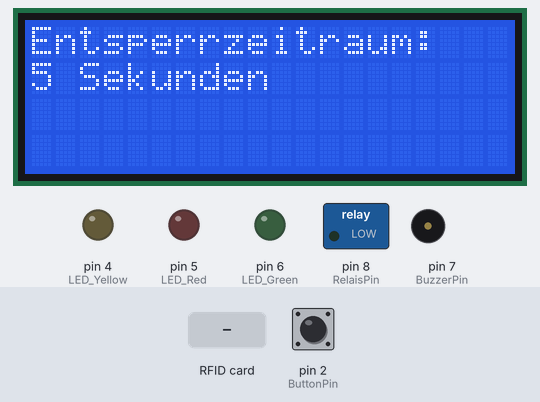
A sketch run on a simulated Arduino Uno, built with avr-gcc and run on an emulated ATmega328P. On the bench: 20×4 character LCD, switched loads named in the sketch (green lamp = pin HIGH), output pins drawn as LEDs (lit = HIGH), buzzer (waves = sounding). The test bench sets the inputs (shaded band); at power-on: pin 2 (ButtonPin) LOW. Pins used as bus, display or sensor lines are not drawn; what the sketch prints to the serial monitor is not drawn.

Above: at 1.2 s.
At 4.4 s:
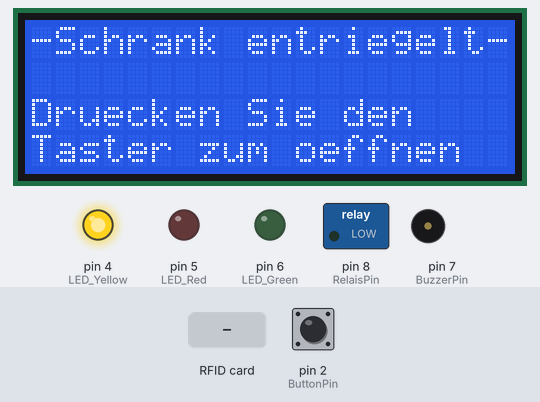
4.5 s: pin 2 (ButtonPin) pulled HIGH for 0.15 s
At 4.66 s:
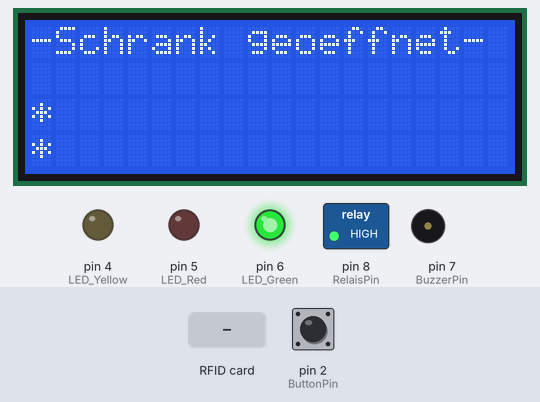
5.2 s: RFID card 5E 7A 19 C4 held to the reader
At 11.7 s:
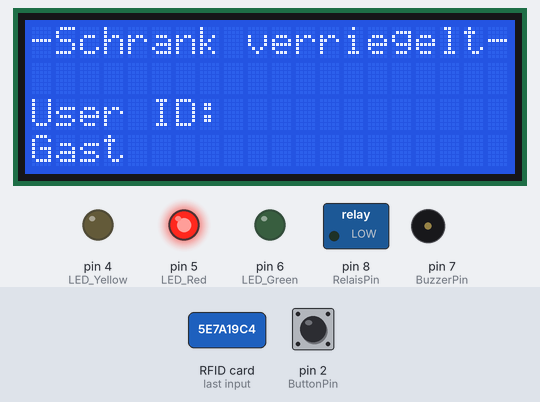
Timing chart, 0 to 13.2 s (numbered marks = the images above; inputs shaded):
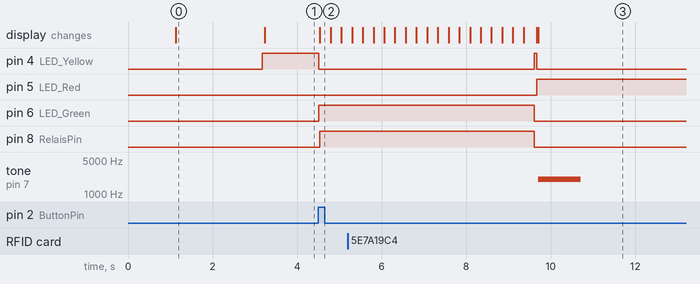

The sketch:

RFIDSHEESH_read_I2C_Relais_Button_V2.3.ino
```cpp
#include <SPI.h>
#include <MFRC522.h>
#include <Wire.h>
#include <LiquidCrystal_I2C.h>


LiquidCrystal_I2C lcd(0x3F, 20, 4); //Legt die Adresse für ein LCD mit 20 Zeichen und 4 Zeilen auf 0x3F//0x27 fest

int ButtonPin     = 2;

int LED_Yellow    = 4;
int LED_Red       = 5;
int LED_Green     = 6;

int BuzzerPin     = 7;
int RelaisPin     = 8;

#define     RST_PIN 9
#define     SS_PIN 10

MFRC522 mfrc522(SS_PIN, RST_PIN);

long CardID       = 0;
long CardActual   = 0;
long code         = 0;

long long TimeA;

bool LockState    = 0;
bool AdminState   = 0;

String lastState = "";
String text      = "";

int minTime    = 1500; //Minimale Wartezeit zwischen ver- und entriegeln des Schranks in Millisekunden
int unlocktime = 5000; //Zeit die das Relais nach dem Öffnen anzieht in Millisekunden
int Number_Admins  =4; //Anzahl der registrierten Admins
int Number_Users   =6; //Anzahl der namentlich bekannten User


long Adminlist[]    = {331260, 2312360, 2234520, 188619590};
String KnownUsers[] = {"2461320.Mandorf", "2234520.Stoll", "188619590.Admincard" ,"331260.Hugger" ,"572260.Kessler" , "1040850.van der Will"};

//Identity KnownUsers_rev2[] = { Identity("2461320", "Mandorf"), Identity("2234520", "Stoll") };

//String KnownUsers[] = {"2461320.Mandorf.Admin", "2234520.Stoll.Admin", "572260.Kessler", "331260.Hugger.Admin"};

char Trennzeichen   = '.';


void setup()
{
  //Hier wird die Startbotschaft für eine Sekunde auf dem Display angezeigt
  lcd.init();
  lcd.backlight();
  lcd.setCursor(0, 0);
  lcd.print("Herzlich Willkommen!");
  lcd.setCursor(5, 2);
  lcd.print("SILOCK 2.3");            //Produktnamen und aktuellen Version
  delay(1000);

  //Nun werden einige Infos zum aktuellen Programmablauf eingeblendet:
  lcd.clear();
  lcd.setCursor(0, 0);
  lcd.print("Entsperrzeitraum: ");
  lcd.setCursor(0, 1);
  lcd.print(unlocktime / 1000);

  /*
   * In der folgenden If-Abfrage wird erkannt, ob die Sperrzeit ein oder zweistellig ist.
   * Abhängig davon wird die "Sekunde" Displayausgabe um eine Stelle auf dem Display verschoben
   */
  if ((unlocktime / 1000) < 10)
    lcd.setCursor(1, 1);
  else
    lcd.setCursor(2, 1);

  lcd.print(" Sekunden");

  delay(2000);

  //Die Kommunikation mit dem RIFD Sensor wird aufgebaut
  Serial.begin(9600); //Die Baudrate von 9600 Einheiten pro Sekunde wird eingestellt
  SPI.begin();
  mfrc522.PCD_Init(); //Der RIFD Sensor wird initialisiert

  //Die Ausgangspins werden deklariert
  pinMode (LED_Red,     OUTPUT);          // Der LEDPin ist jetzt ein Ausgang
  pinMode (LED_Green,   OUTPUT);          // Der LEDPin ist jetzt ein Ausgang
  pinMode (LED_Yellow,  OUTPUT);          // Der LEDPin ist jetzt ein Ausgang
  pinMode (BuzzerPin,   OUTPUT);          // Der BuzzerPin ist jetzt ein Ausgang
  pinMode (RelaisPin,   OUTPUT);          // Der RelaisPin ist jetzt ein Ausgang

  //Der Pin an dem der Button angeschlossen wird wird als Eingang definiert
  pinMode (ButtonPin,  INPUT);

  //Nach dem Neustart wird der Schrank entsperrt
  VisualFeedback("entsperrt");
  LockState = true;
}

void loop()
{
  AdminState = AdminlistCheck();

  if (!mfrc522.PICC_IsNewCardPresent()) { //Überprüft, ob eine Karte vor auf dem Scanner liegt
    lastState = "noCard";

    if (LockState && digitalRead(ButtonPin))
    {
      Serial.println("Tür kann geöffnet werden");
      unlock();
    }
    else if (!LockState && digitalRead(ButtonPin) && AdminState)
    {

      Serial.println("Admin-Unlock erfolgreich");

      lcd.clear();
      lcd.setCursor(0, 2);
      lcd.print("Adminrecht eingesetzt");

      delay(1000);
      unlock();

      AdminState=!AdminState;
      CardID = 0;
      LockState = true;

      //Zum debuggen:
      Serial.println("Die Tür wurde per Admin-Recht entsperrt!");
    }
    return;
  }

  if (!mfrc522.PICC_ReadCardSerial()) {   //Überprüft, ob eine lesbare Karte vor auf dem scanner liegt
    Serial.println("Karte lesbar");
    return;
  }

  if (!CardID)
  {
    CardID = scan();
    lastState = "CardSaved";
    TimeA = millis();
    LockState = false;

    //Schalten der Anzeigeelemente
    VisualFeedback("versperrt");
    Serial.println("Tür gesperrt!");
    //CardID=0;
  }
  else
  {
    CardActual = scan();
    long long passed = millis() - TimeA;

    if (CardActual == CardID && lastState == "noCard" && minTime <= passed )
    {
      CardID = 0;
      LockState = true;

      audioFeedback(true);
      VisualFeedback("entsperrt");

      delay(1000);

      //Zum debuggen:
      Serial.println("Tür entsperrt");
    }

    else if (CardActual != CardID)
    {
      audioFeedback(false);
    }
  }
} //Main Loop beendet

/*  In dieser Methode wird überprüft, ob es sich bei der Vorgehaltenen karte um einen Admin handelt.
    Wenn dies der Fall ist kann der Nutzer die auch dann öffnen wenn sie durch einen anderen Nutzer
    gesperrt wurde.
*/
bool AdminlistCheck()
{
  long scanValue = scan();              //Die ID der aktuell vorgehaltenen Karte wird in eine Variable gespeichert

  bool value = 0;                       //Der Rückgabewert ist von Beginn an asl false
  for (int i = 0; i < Number_Admins ; i++)
  {
    if (Adminlist[i] == scanValue)
      value = 1;
  }
  //Zum debuggen
  //Serial.println("AdminlistCheck erreicht");

  return value;
}

/*  Dieser Methode wird überprüft, ob mit der CardID ein Name verknüpft ist.
    Falls dies der Fall ist wird dieser Name im gesperrten Zustand auf dem Display angezeigt,
    wenn nicht wird der aktuelle Nutzer als "Gast" angezeigt
*/
String Namecheck(long CardID)
{
  String Name;

  for (int i = 0; i < Number_Users ; i++)
  {
    text = KnownUsers[i];
    int a = text.indexOf(".", 0);

    String PredefinedName   = text.substring(a +1);
    String PredefinedCardID = text.substring(0, a);

    if (PredefinedCardID == String(CardID)) {
      Name = PredefinedName;

      //Debugging:
      Serial.println("Name:"+Name);
      Serial.println("CardID"+PredefinedCardID);
      break;
    }
    else {
      Name = "Gast";
      //Serial.println("Guest recognised");
    }
  }

  Serial.println(Name);
  return Name;
}

//Diese Methode übernimmt den Teil des eigentlichen öffnens.
void unlock()
{
  VisualFeedback("geöffnet");     //Die LCD-Anzeige und die LEDs werden besteuert

  digitalWrite(RelaisPin, HIGH);  //Das Relais wird geschaltet

  //Zeitanimation für Relais
  int Schrittweite = unlocktime / 20;
  int k = 0;

  while (k < 20)
  {
    lcd.setCursor(k, 2);
    lcd.print("*");
    lcd.setCursor(k, 3);
    lcd.print("*");
    delay(Schrittweite);
    k++;
  }

  digitalWrite(RelaisPin, LOW);

  VisualFeedback("entsperrt");    //Die LCD-Anzeige und die LEDs werden besteuert
}

/*  In der folgenden Methode wird die Zahl, welcher auf der Karte hinterlegt ist,
    ausgelesen und für die weitere Nutzung durch das Programm weitergegeben
*/
long scan()
{
  long Kartennummer = 0;
  for (byte i = 0; i < mfrc522.uid.size; i++) {
    Kartennummer = ((Kartennummer + mfrc522.uid.uidByte[i]) * 10);
  }
  Serial.print(Kartennummer);
  Serial.println(".");

  return Kartennummer;
}

void VisualFeedback(String Operation)
{
  if      (Operation == "versperrt")
  {
    //LED Ausgabe
    digitalWrite(LED_Red, HIGH);
    digitalWrite(LED_Yellow, LOW);
    digitalWrite(LED_Green, LOW);

    //LCD Ausgabe
    lcd.clear();
    lcd.setCursor(0, 0);
    lcd.print("");

    lcd.setCursor(0, 0);
    lcd.print("-Schrank verriegelt-");

    lcd.setCursor(0, 2);
    lcd.print("User ID: ");

    lcd.setCursor(0, 3);
    lcd.print(Namecheck(CardID));

    //Buzzer
    tone(BuzzerPin, 2000, 1000);
  }
  else if (Operation == "entsperrt")
  {
    //LED Ausgabe
    digitalWrite(LED_Yellow, HIGH);
    digitalWrite(LED_Red, LOW);
    digitalWrite(LED_Green, LOW);

    //LCD Ausgabe
    lcd.clear();
    lcd.setCursor(0, 0);
    lcd.print("-Schrank entriegelt-");

    lcd.setCursor(0, 2);
    lcd.print("Druecken Sie den");

    lcd.setCursor(0, 3);
    lcd.print("Taster zum oeffnen");

    //Buzzer
    //audioFeedback(true);
  }
  else if (Operation == "geöffnet" )
  {
    //LED Ausgabe
    digitalWrite(LED_Green, HIGH);
    digitalWrite(LED_Yellow, LOW);
    digitalWrite(LED_Red, LOW);

    //LCD Ausgabe
    lcd.clear();
    lcd.setCursor(0, 0);
    lcd.print("-Schrank geoeffnet-");
  }
}

void audioFeedback(bool status)
{
  if (status) //Wenn die richtige Karte aufgelegt ist
  {
    tone(BuzzerPin, 2000, 100);
    delay (200);
    tone(BuzzerPin, 2000, 100);
    delay (1000);

    Serial.println("Richtige Karte");
  }

  else //Wenn die falsche Karte aufgelegt ist
  {
    tone(BuzzerPin, 3000, 100);
    delay(150);
    tone(BuzzerPin, 3000, 100);
    delay(150);
    tone(BuzzerPin, 3000, 100);
    delay(500);

    Serial.println("Falsche Karte");
  }
}
```

Measured:
- after the input at 4.5 s, pin 4 (LED_Yellow): HIGH → LOW at once; pin 6 (LED_Green), pin 8 (RelaisPin): LOW → HIGH at once; the display: changes at once (image 2)
- after the input at 5.2 s, pin 5 (LED_Red): LOW → HIGH after 4.5 s; tone on pin 7 (BuzzerPin): silent → 2000 Hz after 4.5 s, → silent 1.0 s later; the display: first differs from a run without the input after 4.5 s (image 3)
- what the display in image 0 shows lasts 2.1 s, from 1.1 s to 3.2 s
